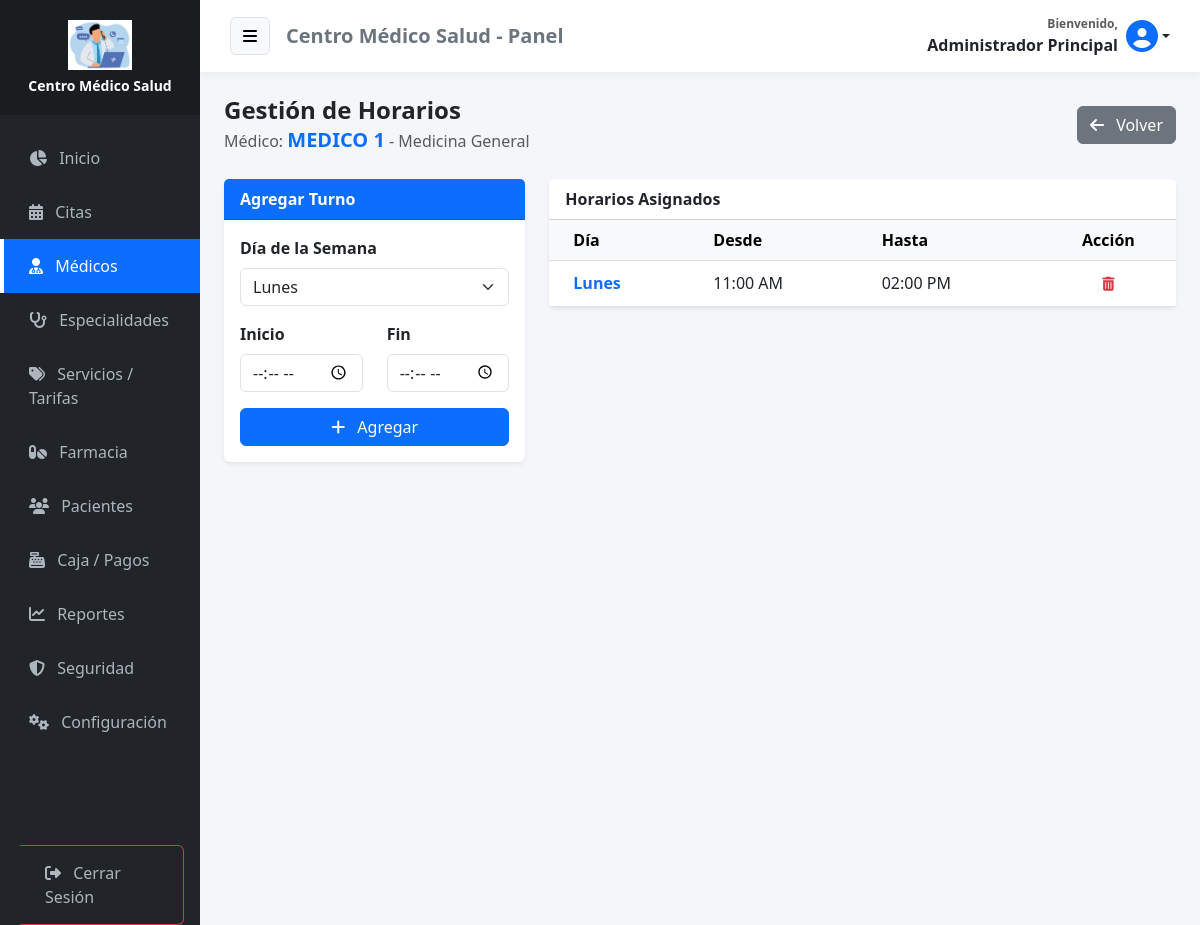
The page /medicos/horarios?id=1 (signed in) on the database its author committed.
### tables this page shows
CREATE TABLE IF NOT EXISTS `configuracion` (
  `id` int NOT NULL,
  `nombre_clinica` varchar(100) DEFAULT NULL,
  `direccion` varchar(255) DEFAULT NULL,
  `telefono` varchar(50) DEFAULT NULL,
  `email` varchar(100) DEFAULT NULL,
  `moneda` varchar(5) DEFAULT 'S/.',
  `logo` varchar(255) DEFAULT NULL,
  PRIMARY KEY (`id`)
);

CREATE TABLE IF NOT EXISTS `medicos` (
  `id_medico` int NOT NULL AUTO_INCREMENT,
  `id_usuario` int NOT NULL,
  `id_especialidad` int NOT NULL,
  `colegiatura` varchar(20) DEFAULT NULL,
  PRIMARY KEY (`id_medico`),
  KEY `id_usuario` (`id_usuario`),
  KEY `id_especialidad` (`id_especialidad`),
  CONSTRAINT `medicos_ibfk_1` FOREIGN KEY (`id_usuario`) REFERENCES `usuarios` (`id_usuario`),
  CONSTRAINT `medicos_ibfk_2` FOREIGN KEY (`id_especialidad`) REFERENCES `especialidades` (`id_especialidad`)
);

CREATE TABLE IF NOT EXISTS `usuarios` (
  `id_usuario` int NOT NULL AUTO_INCREMENT,
  `nombre` varchar(100) NOT NULL,
  `documento_identidad` varchar(20) DEFAULT NULL,
  `email` varchar(100) NOT NULL,
  `telefono` varchar(20) DEFAULT NULL,
  `grupo_sanguineo` varchar(5) DEFAULT NULL,
  `alergias` text,
  `enfermedades_cronicas` text,
  `password` varchar(255) NOT NULL,
  `avatar` varchar(255) DEFAULT NULL,
  `id_rol` int DEFAULT NULL,
  `fecha_creacion` timestamp NULL DEFAULT CURRENT_TIMESTAMP,
  PRIMARY KEY (`id_usuario`),
  UNIQUE KEY `email` (`email`),
  KEY `id_rol` (`id_rol`),
  CONSTRAINT `usuarios_ibfk_1` FOREIGN KEY (`id_rol`) REFERENCES `roles` (`id_rol`)
);

CREATE TABLE IF NOT EXISTS `especialidades` (
  `id_especialidad` int NOT NULL AUTO_INCREMENT,
  `nombre` varchar(100) NOT NULL,
  PRIMARY KEY (`id_especialidad`)
);

CREATE TABLE IF NOT EXISTS `horarios_medicos` (
  `id_horario` int NOT NULL AUTO_INCREMENT,
  `id_medico` int NOT NULL,
  `dia_semana` enum('Lunes','Martes','Miércoles','Jueves','Viernes','Sábado','Domingo') NOT NULL,
  `hora_inicio` time NOT NULL,
  `hora_fin` time NOT NULL,
  PRIMARY KEY (`id_horario`),
  KEY `id_medico` (`id_medico`),
  CONSTRAINT `horarios_medicos_ibfk_1` FOREIGN KEY (`id_medico`) REFERENCES `medicos` (`id_medico`) ON DELETE CASCADE
);

### app/controllers/MedicoController.php (called while the page is built, shortened)
<?php
require_once APP_ROOT . '/models/Medico.php';
class MedicoController {
    public function horarios() {
        $database = new Database();
        $db = $database->connect();
        $medicoModel = new Medico($db);
        $id_medico = $_GET['id'];
        $medico = $medicoModel->obtenerPorId($id_medico);
        $horarios = $medicoModel->obtenerHorarios($id_medico);
        require_once APP_ROOT . '/views/admin/horarios_medico.php';
    }
}

### app/models/Configuracion.php (called while the page is built, shortened)
<?php
class Configuracion {
    private $conn;
    private $table = 'configuracion';
    public function __construct($db) {
        $this->conn = $db;
    }
    public function obtener() {
        $query = "SELECT * FROM " . $this->table . " WHERE id = 1";
        $stmt = $this->conn->prepare($query);
        $stmt->execute();
        return $stmt->fetch(PDO::FETCH_ASSOC);
    }
}

### app/models/Medico.php (called while the page is built, shortened)
<?php
class Medico {
    private $conn;
    private $table = 'medicos';
    public function __construct($db) {
        $this->conn = $db;
    }
    public function obtenerPorId($id) {
        $query = 'SELECT m.id_medico, u.nombre, e.nombre as especialidad
                  FROM ' . $this->table . ' m
                  JOIN usuarios u ON m.id_usuario = u.id_usuario
                  JOIN especialidades e ON m.id_especialidad = e.id_especialidad
                  WHERE m.id_medico = :id';
        $stmt = $this->conn->prepare($query);
        $stmt->bindParam(':id', $id);
        $stmt->execute();
        return $stmt->fetch(PDO::FETCH_ASSOC);
    }
    public function obtenerHorarios($id_medico) {
        $query = "SELECT * FROM horarios_medicos WHERE id_medico = :id ORDER BY FIELD(dia_semana, 'Lunes', 'Martes', 'Miércoles', 'Jueves', 'Viernes', 'Sábado', 'Domingo'), hora_inicio";
        $stmt = $this->conn->prepare($query);
        $stmt->bindParam(':id', $id_medico);
        $stmt->execute();
        return $stmt->fetchAll(PDO::FETCH_ASSOC);
    }
}

### app/views/admin/horarios_medico.php (the view, shortened to what this page needs)
<?php require_once APP_ROOT . '/views/layouts/header.php'; ?>
<div class="d-flex justify-content-between align-items-center mb-4">
    <div>
        <h4 class="fw-bold mb-0 text-dark">Gestión de Horarios</h4>
        <p class="text-muted mb-0">Médico: <strong class="text-primary fs-5"><?php echo $medico['nombre']; ?></strong> - <?php echo $medico['especialidad']; ?></p>
    </div>
    <a href="<?php echo BASE_URL; ?>/medicos" class="btn btn-secondary"><i class="fas fa-arrow-left me-2"></i> Volver</a>
</div>
<div class="row">
    <div class="col-md-4">
        <div class="card shadow-sm border-0">
            <div class="card-header bg-primary text-white fw-bold">Agregar Turno</div>
            <div class="card-body">
                <form action="<?php echo BASE_URL; ?>/medicos/guardarHorario" method="POST">
                    <div class="mb-3">
                        <label class="form-label fw-bold">Día de la Semana</label>
                        <select name="dia" class="form-select" required>
                            <option value="Lunes">Lunes</option>
                        </select>
                    </div>
                    <div class="row mb-3">
                        <div class="col-6">
                            <label class="form-label fw-bold">Inicio</label>
                            <input type="time" name="inicio" class="form-control" required>
                        </div>
                        <div class="col-6">
                            <label class="form-label fw-bold">Fin</label>
                            <input type="time" name="fin" class="form-control" required>
                        </div>
                    </div>
                    <div class="d-grid">
                        <button type="submit" class="btn btn-primary"><i class="fas fa-plus me-2"></i> Agregar</button>
                    </div>
                </form>
            </div>
        </div>
    </div>
    <div class="col-md-8">
        <div class="card shadow-sm border-0">
            <div class="card-header bg-white fw-bold">Horarios Asignados</div>
            <div class="card-body p-0">
                <div class="table-responsive">
                    <table class="table table-hover align-middle mb-0">
                        <thead class="table-light">
                            <tr>
                                <th class="ps-4">Día</th>
                                <th>Desde</th>
                                <th>Hasta</th>
                                <th class="text-center">Acción</th>
                            </tr>
                        </thead>
                        <tbody>
                            <?php if(!empty($horarios)): ?>
                                <?php foreach($horarios as $h): ?>
                                <tr>
                                    <td class="ps-4 fw-bold text-primary"><?php echo $h['dia_semana']; ?></td>
                                    <td><?php echo date('h:i A', strtotime($h['hora_inicio'])); ?></td>
                                    <td><?php echo date('h:i A', strtotime($h['hora_fin'])); ?></td>
                                    <td class="text-center">
                                        <a href="<?php echo BASE_URL; ?>/medicos/eliminarHorario?id=<?php echo $h['id_horario']; ?>&id_medico=<?php echo $medico['id_medico']; ?>" class="btn btn-sm btn-outline-danger border-0"><i class="fas fa-trash-alt"></i></a>
                                    </td>
                                </tr>
                                <?php endforeach; ?>
                            <?php else: ?>
                                <tr><td colspan="4" class="text-center py-4 text-muted">Este médico no tiene horarios definidos (Trabaja 08:00 - 20:00 por defecto).</td></tr>
                            <?php endif; ?>
                        </tbody>
                    </table>
                </div>
            </div>
        </div>
    </div>
</div>
<?php require_once APP_ROOT . '/views/layouts/footer.php'; ?>

### app/views/layouts/header.php (shortened to what this page needs)
<?php
require_once APP_ROOT . '/models/Configuracion.php';
$db_header = new Database();
$conn_header = $db_header->connect();
$configModel_header = new Configuracion($conn_header);
$empresa_header = $configModel_header->obtener();
$nombre_app = !empty($empresa_header['nombre_clinica']) ? $empresa_header['nombre_clinica'] : 'MediCitas';
$logo_app = !empty($empresa_header['logo']) ? $empresa_header['logo'] : null;
?>
<!DOCTYPE html>
<html lang="es">
<head>
    <link href="https://cdn.jsdelivr.net/npm/bootstrap@5.3.0/dist/css/bootstrap.min.css" rel="stylesheet">
    <link rel="stylesheet" href="https://cdnjs.cloudflare.com/ajax/libs/font-awesome/6.4.0/css/all.min.css">
    <link rel="stylesheet" href="https://cdn.datatables.net/1.13.4/css/dataTables.bootstrap5.min.css">
    <link rel="stylesheet" href="https://cdn.datatables.net/buttons/2.3.6/css/buttons.bootstrap5.min.css">
    <link href="https://cdn.jsdelivr.net/npm/select2@4.1.0-rc.0/dist/css/select2.min.css" rel="stylesheet" />
    <link rel="stylesheet" href="https://cdn.jsdelivr.net/npm/select2-bootstrap-5-theme@1.3.0/dist/select2-bootstrap-5-theme.min.css" />
</head>
<body>
<div class="container-fluid">
    <div class="row flex-nowrap">
        <div class="col-auto col-md-3 col-xl-2 px-0 sidebar-col bg-dark" id="sidebar">
            <div class="logo-area">
                <?php if($logo_app && file_exists(APP_ROOT . '/../public/uploads/' . $logo_app)): ?>
                    <div class="mb-2"><img src="<?php echo BASE_URL; ?>/uploads/<?php echo $logo_app; ?>" alt="Logo" class="img-fluid" style="max-height: 50px; object-fit: contain;"></div>
                    <h6 class="text-white mb-0 fw-bold small"><?php echo $nombre_app; ?></h6>
                <?php else: ?>
                    <h4 class="text-white mb-0"><i class="fas fa-heartbeat text-primary"></i> <?php echo $nombre_app; ?></h4>
                <?php endif; ?>
            </div>
            <div class="sidebar-menu mt-3">
                <?php $uri = $_SERVER['REQUEST_URI']; ?>
                <?php $rol = isset($_SESSION['user_role_id']) ? $_SESSION['user_role_id'] : 0; ?>
                <a href="<?php echo BASE_URL; ?>/home" class="<?php echo (strpos($uri, 'home') !== false) ? 'active' : ''; ?>"><i class="fas fa-chart-pie me-2"></i> Inicio</a>
                <a href="<?php echo BASE_URL; ?>/citas" class="<?php echo (strpos($uri, 'citas') !== false) ? 'active' : ''; ?>"><i class="fas fa-calendar-alt me-2"></i> Citas</a>
                <?php if($rol == 1): ?>
                    <a href="<?php echo BASE_URL; ?>/medicos" class="<?php echo (strpos($uri, 'medicos') !== false) ? 'active' : ''; ?>"><i class="fas fa-user-md me-2"></i> Médicos</a>
                    <a href="<?php echo BASE_URL; ?>/especialidades" class="<?php echo (strpos($uri, 'especialidades') !== false) ? 'active' : ''; ?>"><i class="fas fa-stethoscope me-2"></i> Especialidades</a>
                    <a href="<?php echo BASE_URL; ?>/servicios" class="<?php echo (strpos($uri, 'servicios') !== false) ? 'active' : ''; ?>"><i class="fas fa-tags me-2"></i> Servicios / Tarifas</a>
                <?php endif; ?>
                <?php if($rol == 1 || $rol == 4): ?>
                    <a href="<?php echo BASE_URL; ?>/medicamentos" class="<?php echo (strpos($uri, 'medicamentos') !== false) ? 'active' : ''; ?>"><i class="fas fa-pills me-2"></i> Farmacia</a>
                    <a href="<?php echo BASE_URL; ?>/pacientes" class="<?php echo (strpos($uri, 'pacientes') !== false) ? 'active' : ''; ?>"><i class="fas fa-users me-2"></i> Pacientes</a>
                    <a href="<?php echo BASE_URL; ?>/pagos" class="<?php echo (strpos($uri, 'pagos') !== false) ? 'active' : ''; ?>"><i class="fas fa-cash-register me-2"></i> Caja / Pagos</a>
                <?php endif; ?>
                <?php if($rol == 1): ?>
                    <a href="<?php echo BASE_URL; ?>/reportes" class="<?php echo (strpos($uri, 'reportes') !== false) ? 'active' : ''; ?>"><i class="fas fa-chart-line me-2"></i> Reportes</a>
                    <a href="<?php echo BASE_URL; ?>/auditoria" class="<?php echo (strpos($uri, 'auditoria') !== false) ? 'active' : ''; ?>"><i class="fas fa-shield-alt me-2"></i> Seguridad</a>
                    <a href="<?php echo BASE_URL; ?>/configuracion" class="<?php echo (strpos($uri, 'configuracion') !== false) ? 'active' : ''; ?>"><i class="fas fa-cogs me-2"></i> Configuración</a>
                <?php endif; ?>
                <div class="mt-5 pt-5 px-3">
                    <a href="<?php echo BASE_URL; ?>/auth/logout" class="btn btn-outline-danger w-100 text-start"><i class="fas fa-sign-out-alt me-2"></i> Cerrar Sesión</a>
                </div>
            </div>
        </div>
        <div class="col content-col">
            <div class="top-navbar mb-4">
                <div class="d-flex align-items-center">
                    <button class="btn btn-light me-3 border" id="menu-toggle"><i class="fas fa-bars"></i></button>
                    <h5 class="m-0 text-secondary fw-bold d-none d-md-block"><?php echo $nombre_app; ?> - Panel</h5>
                </div>
                <div class="d-flex align-items-center">
                    <div class="dropdown">
                        <a class="nav-link dropdown-toggle fw-bold text-dark d-flex align-items-center" href="#" role="button" data-bs-toggle="dropdown" aria-expanded="false">
                            <div class="me-2 text-end d-none d-md-block">
                                <small class="d-block text-muted" style="font-size: 0.75rem;">Bienvenido,</small>
                                <span><?php echo $_SESSION['user_name'] ?? 'Usuario'; ?></span>
                            </div>
                            <?php if(!empty($_SESSION['user_avatar']) && file_exists(APP_ROOT . '/../public/uploads/' . $_SESSION['user_avatar'])): ?>
                                <img src="<?php echo BASE_URL; ?>/uploads/<?php echo $_SESSION['user_avatar']; ?>" class="rounded-circle border" style="width: 40px; height: 40px; object-fit: cover;">
                            <?php else: ?>
                                <i class="fas fa-user-circle fa-2x text-primary"></i>
                            <?php endif; ?>
                        </a>
                    </div>
                </div>
            </div>
            <div class="container-fluid px-4">

### app/views/layouts/header.php (style rules this page uses)
body { background-color: #f4f6f9; font-family: 'Segoe UI', sans-serif; overflow-x: hidden; }
.sidebar-col { min-height: 100vh; background: #212529; box-shadow: 2px 0 5px rgba(0,0,0,0.1); padding: 0; transition: all 0.3s; }
.logo-area { background: #1a1d20; padding: 20px 0; text-align: center; }
.sidebar-menu a { color: #adb5bd; text-decoration: none; display: block; padding: 15px 25px; border-left: 4px solid transparent; transition: 0.3s; }
.sidebar-menu a.active { background: #0d6efd; color: white; border-left-color: white; }
.content-col { padding: 0; background-color: #f4f6f9; transition: all 0.3s; }
.top-navbar { background: white; padding: 15px 30px; box-shadow: 0 2px 10px rgba(0,0,0,0.05); display: flex; justify-content: space-between; align-items: center; }

### rows shown on the page
configuracion: logo (picture), nombre_clinica "Centro Médico Salud"
medicos: id_usuario.nombre "MEDICO 1", id_especialidad.nombre "Medicina General"
horarios_medicos: dia_semana "Lunes", hora_inicio "11:00 AM", hora_fin "02:00 PM"

### other values the page prints
$_SESSION['user_name'] "Administrador Principal"
